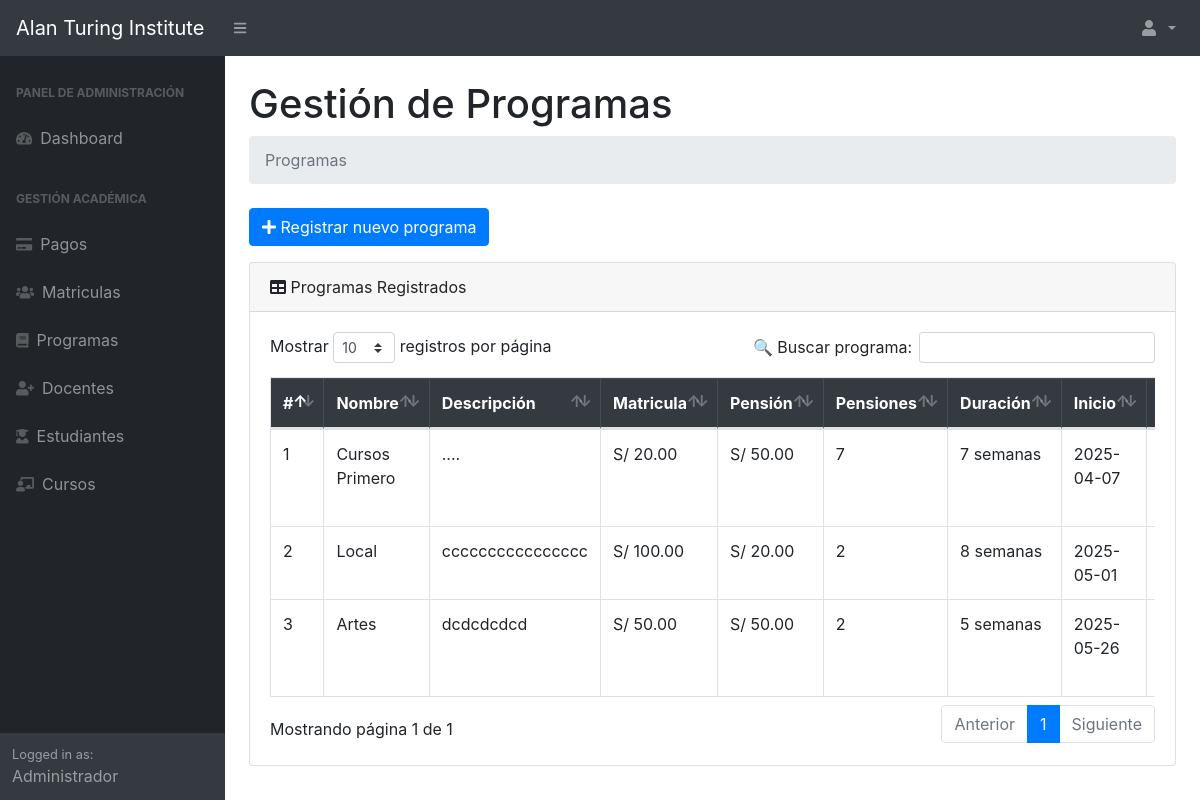
Screenshot of /Views/GestionarProgramas.php (signed in) with the database file from the repository.
### tables this page shows
CREATE TABLE `programas` (
  `id_programa` int(11) NOT NULL,
  `nombre_programa` varchar(100) NOT NULL,
  `descripcion` text DEFAULT NULL,
  `costo` float DEFAULT NULL,
  `pension` float NOT NULL,
  `fecha_inicio` date NOT NULL,
  `fecha_fin` date NOT NULL,
  `duracion` int(11) NOT NULL,
  `pensiones` int(11) DEFAULT NULL
);

### Controllers/GestionarProgramasController.php (called while the page is built, shortened)
<?php
require_once('../Models/GestionarProgramasModel.php');
class GestionarProgramasController {
    private $model;
    public function __construct($pdo) {
        $this->model = new GestionarProgramasModel($pdo);
    }
    public function obtenerProgramas() {
        return $this->model->obtenerProgramasConCursos();
    }
}
?>

### Models/GestionarProgramasModel.php (called while the page is built, shortened)
<?php
class GestionarProgramasModel {
    private $pdo;
    public function __construct($pdo) {
        $this->pdo = $pdo;
    }
    public function obtenerProgramasConCursos() {
        $query = "SELECT p.id_programa, p.nombre_programa, p.descripcion, p.costo, p.pension,
                         p.fecha_inicio, p.fecha_fin, p.duracion, p.pensiones,
                         GROUP_CONCAT(c.nombre_curso) AS cursos
                  FROM programas p
                  LEFT JOIN programa_curso pc ON p.id_programa = pc.id_programa
                  LEFT JOIN cursos c ON pc.id_curso = c.id_curso
                  GROUP BY p.id_programa";
        $stmt = $this->pdo->prepare($query);
        $stmt->execute();
        return $stmt->fetchAll(PDO::FETCH_ASSOC);
    }
}
?>

### Views/GestionarProgramas.php (the view, shortened to what this page needs)
<?php
require_once('../Config/conexion.php');
require_once('../Controllers/GestionarProgramasController.php');
require_once('../Controllers/EliminarProgramaController.php');
$controller = new GestionarProgramasController($pdo);
$programas = $controller->obtenerProgramas();
?>
<!DOCTYPE html>
<html lang="es">
<head>
  <link href="../assets/css/styles.css" rel="stylesheet" />
  <link href="../assets/css/dataTables.bootstrap4.min.css" rel="stylesheet" />
</head>
<body class="sb-nav-fixed">
  <?php include('header.php'); ?>
  <div id="layoutSidenav">
    <?php include('sidebar.php'); ?>
    <div id="layoutSidenav_content">
      <main>
        <div class="container-fluid px-4">
          <h1 class="mt-4">Gestión de Programas</h1>
          <ol class="breadcrumb mb-4">
            <li class="breadcrumb-item active">Programas</li>
          </ol>
          <a href="RegistrarPrograma.php" class="btn btn-primary mb-3">
            <i class="fas fa-plus"></i> Registrar nuevo programa
          </a>
          <div class="card mb-4">
            <div class="card-header"><i class="fas fa-table me-1"></i> Programas Registrados</div>
            <div class="card-body">
              <div class="table-responsive">
                <table id="tablaProgramas" class="table table-bordered">
                  <thead class="table-dark">
                    <tr>
                      <th>#</th>
                      <th>Nombre</th>
                      <th>Descripción</th>
                      <th>Matricula</th>
                      <th>Pensión</th>
                      <th>Pensiones</th>
                      <th>Duración</th>
                      <th>Inicio</th>
                      <th>Fin</th>
                    </tr>
                  </thead>
                  <tbody>
                    <?php foreach ($programas as $i => $programa): ?>
                      <tr>
                        <td><?= $i + 1 ?></td>
                        <td><?= htmlspecialchars($programa['nombre_programa']) ?></td>
                        <td><?= htmlspecialchars($programa['descripcion']) ?></td>
                        <td>S/ <?= number_format($programa['costo'], 2) ?></td>
                        <td>S/ <?= number_format($programa['pension'], 2) ?></td>
                        <td><?= $programa['pensiones'] ?></td>
                        <td><?= $programa['duracion'] ?> semanas</td>
                        <td><?= $programa['fecha_inicio'] ?></td>
                        <td><?= $programa['fecha_fin'] ?></td>
                      </tr>
                    <?php endforeach; ?>
                  </tbody>
                </table>
              </div>
            </div>
          </div>
        </div>
      </main>
    </div>
  </div>
</body>
</html>

### rows the page displays
programas: nombre_programa "Cursos Primero", descripcion "....", costo "20.00", pension "50.00", pensiones "7", duracion "7", fecha_inicio "2025-04-07"
programas: nombre_programa "Local", descripcion "cccccccccccccccc", costo "100.00", pension "20.00", pensiones "2", duracion "8", fecha_inicio "2025-05-01"
programas: nombre_programa "Artes", descripcion "dcdcdcdcd", costo "50.00", pension "50.00", pensiones "2", duracion "5", fecha_inicio "2025-05-26"
